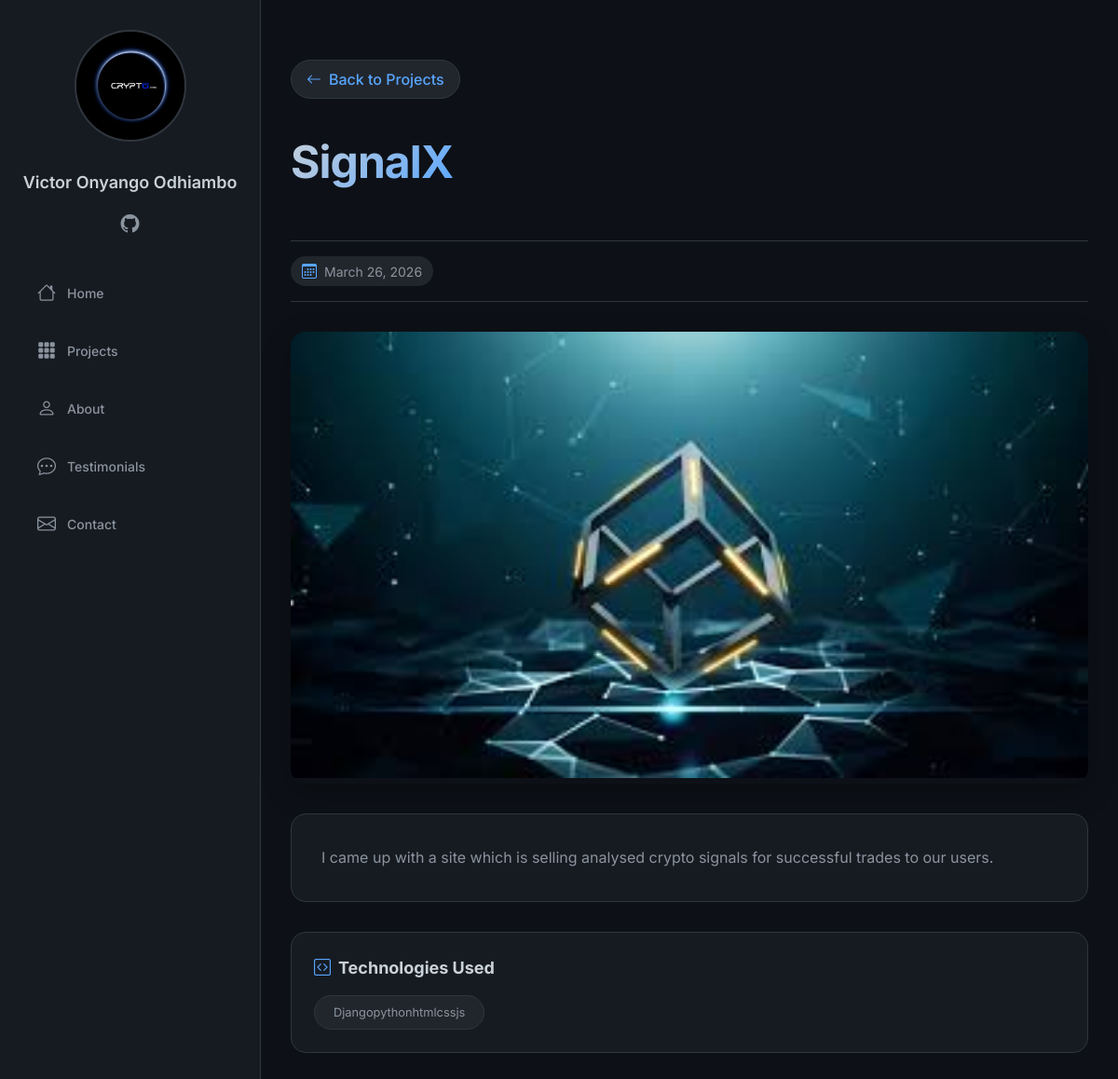
/projects/1/, run on the app's committed database.
### portfolio/models.py (models this page shows, shortened)
class About(models.Model):
    name = models.CharField(max_length=100, default="My Name")
    title = models.CharField(max_length=200, help_text="Your professional title")
    bio = models.TextField(help_text="Tell visitors about yourself")
    profile_image = models.ImageField(upload_to='profile/', blank=True, null=True)
    hero_background = models.ImageField(upload_to='hero/', blank=True, null=True, help_text="Background image for hero section")
    resume_file = models.FileField(upload_to='resume/', blank=True, null=True)
    email = models.EmailField()
    phone = models.CharField(max_length=20, blank=True)
    location = models.CharField(max_length=200, blank=True)
    github = models.URLField(blank=True)
    linkedin = models.URLField(blank=True)
    twitter = models.URLField(blank=True)
    updated_date = models.DateTimeField(auto_now=True)
    class Meta:
        verbose_name = 'About'
        verbose_name_plural = 'About'

class Project(models.Model):
    title = models.CharField(max_length=200)
    description = models.TextField()
    technologies = models.CharField(max_length=200, help_text="Comma-separated technologies used")
    image = models.ImageField(upload_to='projects/', blank=True, null=True)
    github_link = models.URLField(blank=True, help_text="GitHub repository URL")
    live_link = models.URLField(blank=True, help_text="Live demo URL")
    created_date = models.DateTimeField(auto_now_add=True)
    updated_date = models.DateTimeField(auto_now=True)
    is_featured = models.BooleanField(default=False, help_text="Show on homepage featured section")
    class Meta:
        ordering = ['-created_date']
        verbose_name = 'Project'
        verbose_name_plural = 'Projects'

### portfolio/views.py (the view)
# urls.py: path('projects/<int:project_id>/', views.project_detail, name='project_detail'),
def project_detail(request, project_id):
    project = get_object_or_404(Project, id=project_id)
    tech_words = project.technologies.split(',')
    related_projects = Project.objects.filter(
        technologies__icontains=tech_words[0].strip() if tech_words else ''
    ).exclude(id=project.id)[:3]
    context = {
        'project': project,
        'related_projects': related_projects,
    }
    return render(request, 'portfolio/project_detail.html', context)

### portfolio/context_processors.py (called while the page is built)
def about_context(request):
    return {
        'about': About.objects.first()
    }

### templates/portfolio/project_detail.html (shortened to what this page needs)
{% extends 'portfolio/base.html' %}
{% load static %}
{% block content %}
<div class="container">
    <div class="project-detail">
        <a href="{% url 'projects' %}" class="back-link animate-fade-up">
            <i class="bi bi-arrow-left"></i> Back to Projects
        </a>
        <div class="project-header animate-fade-up delay-1">
            <h1 class="project-title">{{ project.title }}</h1>
        </div>
        <div class="project-meta animate-fade-up delay-2">
            <div class="meta-item">
                <i class="bi bi-calendar3"></i>
                <span>{{ project.created_date|date:"F d, Y" }}</span>
            </div>
        </div>
        {% if project.image %}
        <div class="project-image-container animate-fade-up delay-3">
            <img src="{{ project.image.url }}" alt="{{ project.title }}" class="project-image-full">
        </div>
        {% endif %}
        <div class="project-description-full animate-fade-up delay-4">
            {{ project.description|linebreaks }}
        </div>
        <div class="project-tech-section animate-fade-up delay-4">
            <h3>
                <i class="bi bi-code-square"></i>
                Technologies Used
            </h3>
            <div class="tech-list">
                {% with techs=project.technologies|stringformat:"s" %}
                    {% for tech in techs.split %}
                        {% if tech != "," and tech != "" %}
                            <span class="tech-item">{{ tech|cut:"," }}</span>
                        {% endif %}
                    {% endfor %}
                {% endwith %}
            </div>
        </div>
    </div>
</div>
{% endblock %}

### templates/portfolio/base.html (shortened to what this page needs)
<!DOCTYPE html>
<html lang="en">
<head>
    <link rel="stylesheet" href="https://cdn.jsdelivr.net/npm/bootstrap-icons@1.11.3/font/bootstrap-icons.min.css">
</head>
<body>
    <div class="wrapper">
        <aside class="sidebar" id="sidebar">
            <div class="profile-img">
                {% if about and about.profile_image %}
                    <img src="{{ about.profile_image.url }}" alt="{{ about.name }}">
                {% else %}
                    <div class="profile-placeholder">
                        {% if about %}{{ about.name|slice:":1" }}{% else %}P{% endif %}
                    </div>
                {% endif %}
            </div>
            <h1 class="sitename">{% if about %}{{ about.name }}{% else %}Portfolio{% endif %}</h1>
            <div class="social-links">
                {% if about and about.github %}
                <a href="{{ about.github }}" target="_blank" rel="noopener noreferrer"><i class="bi bi-github"></i></a>
                {% endif %}
            </div>
   <nav class="navmenu">
    <ul>
        <li><a href="{% url 'home' %}"><i class="bi bi-house"></i> Home</a></li>
        <li><a href="{% url 'projects' %}"><i class="bi bi-grid-3x3-gap-fill"></i> Projects</a></li>
        <li><a href="{% url 'about' %}"><i class="bi bi-person"></i> About</a></li>
        <li><a href="{% url 'testimonials' %}"><i class="bi bi-chat-dots"></i> Testimonials</a></li>
        <li><a href="{% url 'contact' %}"><i class="bi bi-envelope"></i> Contact</a></li>
    </ul>
</nav>
        </aside>
        <main class="main-content" id="mainContent">
            {% block content %}{% endblock %}
        </main>
    </div>
</body>
</html>

### templates/portfolio/base.html (style rules this page uses)
* { margin: 0; padding: 0; box-sizing: border-box; }
body { font-family: 'Inter', -apple-system, BlinkMacSystemFont, 'Segoe UI', sans-serif; background: #0d1117; color: #c9d1d9; line-height: 1.5; overflow-x: hidden; }
:root { --bg-primary: #0d1117; --bg-secondary: #161b22; --bg-tertiary: #21262d; --border-color: #30363d; --text-primary: #c9d1d9; --text-secondary: #8b949e; --text-muted: #6e7681; --accent: #58a6ff; --accent-hover: #1f6feb; --accent-green: #2ea043; --accent-red: #f85149; --success: #2ea043; --danger: #f85149; --warning: #d29922; }
.wrapper { display: flex; min-height: 100vh; position: relative; }
.sidebar { width: 280px; position: fixed; left: 0; top: 0; bottom: 0; background: var(--bg-secondary); border-right: 1px solid var(--border-color); padding: 2rem 1.5rem; overflow-y: auto; transition: transform 0.3s ease; z-index: 1000; }
.profile-img { text-align: center; margin-bottom: 1.5rem; }
.profile-img img { width: 120px; height: 120px; border-radius: 50%; object-fit: cover; border: 2px solid var(--border-color); transition: transform 0.3s ease; }
.sitename { text-align: center; font-size: 1.125rem; font-weight: 600; margin-bottom: 1rem; color: var(--text-primary); word-break: break-word; }
.social-links { display: flex; justify-content: center; gap: 1rem; margin-bottom: 2rem; flex-wrap: wrap; }
.social-links a { color: var(--text-secondary); font-size: 1.25rem; transition: all 0.3s ease; }
.navmenu ul { list-style: none; }
.navmenu li { margin-bottom: 0.5rem; }
.navmenu a { display: flex; align-items: center; gap: 0.75rem; padding: 0.75rem 1rem; color: var(--text-secondary); text-decoration: none; border-radius: 0.5rem; transition: all 0.3s ease; font-size: 0.875rem; font-weight: 500; }
.navmenu a i { font-size: 1.25rem; }
.main-content { flex: 1; margin-left: 280px; min-height: 100vh; transition: margin-left 0.3s ease; width: 100%; }
.container { max-width: 1200px; margin: 0 auto; padding: 0 2rem; width: 100%; }
.profile-img img, .about-img img, .author-avatar img, .testimonial-card .author-avatar img, .about-image img { cursor: pointer; transition: all 0.3s ease; }

### data on the page
About: profile_image (picture), name "Victor Onyango Odhiambo"
Project: title "SignalX", created_date "March 26, 2026", image (picture), description "I came up with a site which is selling analysed crypto signals for successful trades to our users.", split "Djangopythonhtmlcssjs"
